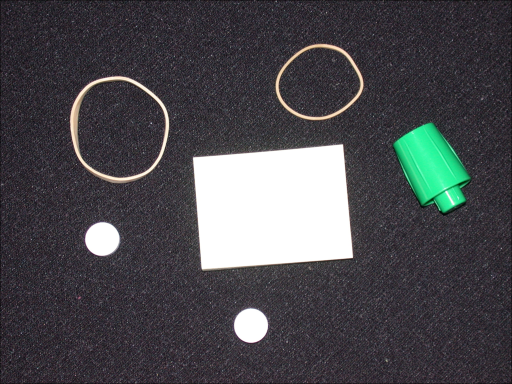
#> input picture Course_1/pillsetc.png, 512 x 384 px
$ jupyter execute test.ipynb
#> lines starting #> are read from the running program, lines starting #| are printed output that depends on the picture; after the words box and inside, x2 and y2 are one past the last pixel; in counts of white or black regions, pixels touching at a corner belong together
[cell 1]
# -*- coding:utf-8 -*-
# Author: Agent Xu

import cv2
import numpy as np
from skimage import morphology,color


original_img = cv2.imread('pillsetc.png')
#> original_img is the input picture: shape (384, 512, 3); mean B, G, R 77.5, 73.6, 73.9

res = cv2.resize(original_img,None,fx=0.6, fy=0.6,
                 interpolation = cv2.INTER_CUBIC) #图形太大了缩小一点

img = color.rgb2gray(res)
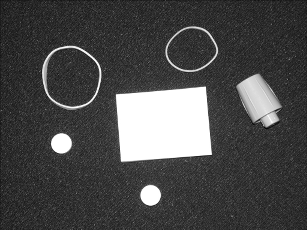
#> img: shape (230, 307) float64; min 0.0272, max 1, mean 0.292

#OpenCV定义的结构矩形元素
kernel = cv2.getStructuringElement(cv2.MORPH_RECT,(3, 3))
# eroded = cv2.erode(RedThresh,kernel)        #腐蚀图像
# dilated = cv2.dilate(RedThresh,kernel)      #膨胀图像

closed = cv2.morphologyEx(img, cv2.MORPH_CLOSE, kernel,iterations=3)    #闭运算
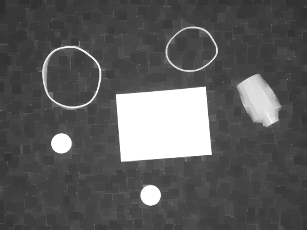
#> closed: shape (230, 307) float64; min 0.181, max 1, mean 0.358
opened = cv2.morphologyEx(img, cv2.MORPH_OPEN, kernel,iterations=1)     #开运算
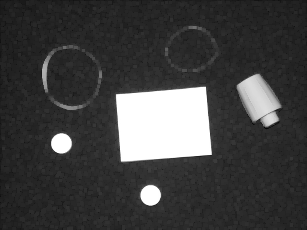
#> opened: shape (230, 307) float64; min 0.0272, max 1, mean 0.257

retval1, result1 = cv2.threshold(closed, 0.45, 1, cv2.THRESH_BINARY) #使用阈值获得二值图
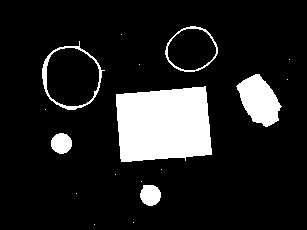
#> result1: shape (230, 307) float64; values 0 (black) and 1 (white), 13.1% white; 17 white regions (11 under 20 px), largest, box (x1, y1, x2, y2) and area: (116, 86, 212, 162) 6254, (236, 74, 282, 127) 1480, (42, 41, 105, 110) 523, (140, 185, 161, 206) 350, (51, 133, 72, 154) 344, (165, 26, 218, 72) 297
retval2, result2 = cv2.threshold(opened, 0.45, 1, cv2.THRESH_BINARY) #使用阈值获得二值图
#> result2: shape (230, 307) float64; values 0 (black) and 1 (white), 12.1% white; 8 white regions (2 under 20 px), largest, box (x1, y1, x2, y2) and area: (116, 87, 212, 162) 6241, (237, 74, 281, 127) 1389, (51, 133, 72, 154) 344, (140, 185, 161, 206) 343, (42, 56, 50, 89) 140, (60, 104, 77, 110) 60

#编写一个函数来生成原始二值图像
def Convert_Bool(data):
    return data < data.mean()

def Convert_Bool1(data):
    return data > data.mean()

def Booltofloat(data):
    (a,b) = data.shape
    img = np.zeros((a,b))
    for i in range(a):
        for j in range(b):
            if data[i,j] == False:
                img[i,j] = 1
            else:
                img[i,j] = 0
    return img

image1 = Convert_Bool(result2)

img_1 = morphology.remove_small_objects(image1, 1500)

img_1 = Booltofloat(img_1)

img_2 = Convert_Bool1(img_1)
img_2 = morphology.remove_small_objects(img_2, 200)
#> img_2: shape (230, 307) bool; 11.8% white; 4 white regions, box (x1, y1, x2, y2) and area: (116, 87, 212, 162) 6241, (237, 74, 281, 127) 1389, (51, 133, 72, 154) 344, (140, 185, 161, 206) 343
img_2 = Booltofloat(img_2)

gradient1 = cv2.morphologyEx(result1, cv2.MORPH_GRADIENT, kernel)             #梯度
#> gradient1: shape (230, 307) float64; values 0 (black) and 1 (white), 4.4% white; 17 white regions (11 under 20 px), largest, box (x1, y1, x2, y2) and area: (41, 40, 106, 111) 913, (115, 85, 213, 163) 697, (164, 25, 219, 73) 666, (235, 73, 283, 128) 398, (50, 132, 73, 155) 168, (139, 184, 162, 207) 168
gradient2 = cv2.morphologyEx(result2, cv2.MORPH_GRADIENT, kernel)
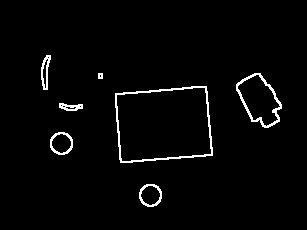
#> gradient2: shape (230, 307) float64; values 0 (black) and 1 (white), 2.5% white in thin lines or dots, all inside (x1, y1, x2, y2) = (41, 55, 282, 207)
gradient3 = cv2.morphologyEx(img_1, cv2.MORPH_GRADIENT, kernel)

sure_bg = cv2.dilate(img_2, kernel, iterations=1)
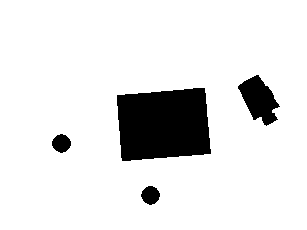
#> sure_bg: shape (230, 307) float64; values 0 (black) and 1 (white), 89.2% white; 4 black regions, box (x1, y1, x2, y2) and area: (117, 88, 211, 161) 5903, (238, 75, 280, 126) 1181, (52, 134, 71, 153) 264, (141, 186, 160, 205) 263

surface = cv2.erode(img_2, kernel, iterations=3)
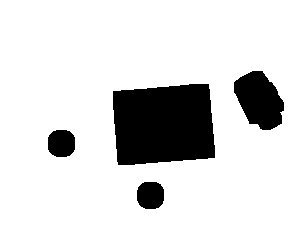
#> surface: shape (230, 307) float64; values 0 (black) and 1 (white), 85% white; 4 black regions, box (x1, y1, x2, y2) and area: (113, 84, 215, 165) 7303, (234, 71, 284, 130) 2038, (48, 130, 75, 157) 632, (137, 182, 164, 209) 631

sure_bg = np.uint8(sure_bg)
surface_fg = np.uint8(surface)
unknown = cv2.subtract(sure_bg, surface_fg)
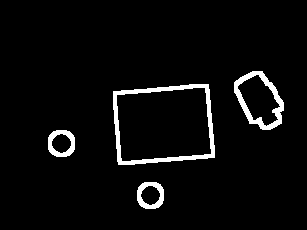
#> unknown: shape (230, 307); values 0 (black) and 1 (white), 4.2% white; 4 white regions, box (x1, y1, x2, y2) and area: (113, 84, 215, 165) 1400, (234, 71, 284, 130) 857, (48, 130, 75, 157) 368, (137, 182, 164, 209) 368
ret, markers = cv2.connectedComponents(surface_fg)
#> ret = 2


cv2.imshow("original_img", res)            #原图像
# [16 lines of commented-out code are left out]
markers += 1
markers[unknown == 1] = 0
markers = cv2.watershed(res, markers=markers)
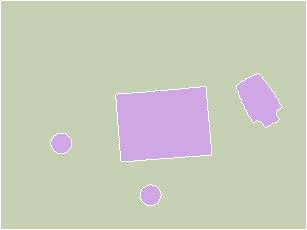
#> markers: shape (230, 307) int32; 3 distinct labels, from -1 to 2; one colour per label, 0 black, -1 white
res[markers == -1] = [255, 0, 0]
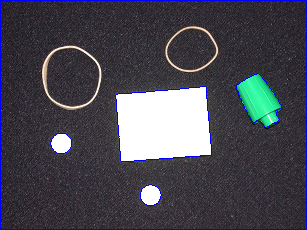
#> res: shape (230, 307, 3); mean B, G, R 81.8, 72.1, 72.4
cv2.imshow("jieguo", res)


#NumPy定义的结构元素
# NpKernel = np.uint8(np.ones((3,3)))
# Nperoded = cv2.erode(RedThresh,NpKernel)       #腐蚀图像
# cv2.imshow("Eroded by NumPy kernel",Nperoded)  #显示腐蚀后的图像
cv2.waitKey(0)
cv2.destroyAllWindows()
